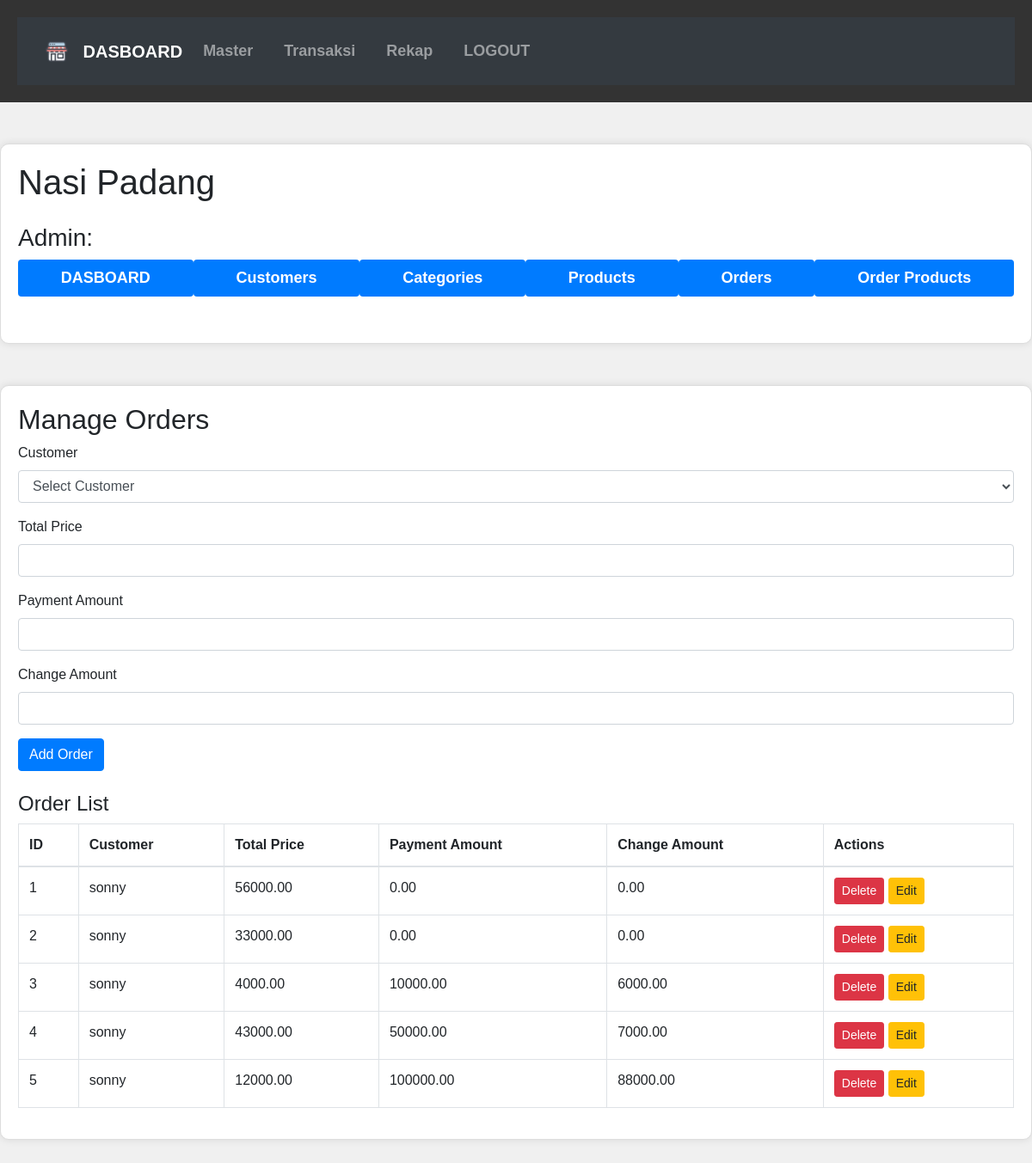
/orders.php, run on the app's committed database.
### tables this page shows
CREATE TABLE orders (
  id int(11) NOT NULL,
  customer_id int(11) DEFAULT NULL,
  total_price decimal(10,2) NOT NULL,
  payment_amount decimal(10,2) NOT NULL,
  change_amount decimal(10,2) NOT NULL,
  order_date timestamp NOT NULL DEFAULT current_timestamp()
);

CREATE TABLE customers (
  id int(11) NOT NULL,
  name varchar(255) NOT NULL,
  phone varchar(20) DEFAULT NULL,
  email varchar(255) DEFAULT NULL
);

### orders.php (the view, shortened to what this page needs)
<?php
include 'config.php';
$orders = mysqli_query($conn, "SELECT orders.*, customers.name AS customer_name FROM orders JOIN customers ON orders.customer_id = customers.id");
?>
<!DOCTYPE html>
<html lang="en">
<head>
    <link rel="stylesheet" href="https://stackpath.bootstrapcdn.com/bootstrap/4.5.2/css/bootstrap.min.css">
</head>
<body>
<?php include"header.php"; ?>
<?php include"headmaster.php"; ?>
<div class="container mt-5">
    <h2>Manage Orders</h2>
    <form method="POST" class="mb-4">
        <div class="form-group">
            <label>Customer</label>
            <select name="customer_id" class="form-control" required>
                <option value="">Select Customer</option>
            </select>
        </div>
        <div class="form-group">
            <label>Total Price</label>
            <input type="number" name="total_price" class="form-control" required>
        </div>
        <div class="form-group">
            <label>Payment Amount</label>
            <input type="number" name="payment_amount" class="form-control" required>
        </div>
        <div class="form-group">
            <label>Change Amount</label>
            <input type="number" name="change_amount" class="form-control" required>
        </div>
        <button type="submit" name="add_order" class="btn btn-primary">Add Order</button>
    </form>
    <h4>Order List</h4>
    <table class="table table-bordered">
        <thead>
            <tr>
                <th>ID</th>
                <th>Customer</th>
                <th>Total Price</th>
                <th>Payment Amount</th>
                <th>Change Amount</th>
                <th>Actions</th>
            </tr>
        </thead>
        <tbody>
            <?php while ($order = mysqli_fetch_assoc($orders)) { ?>
                <tr>
                    <td><?= $order['id']; ?></td>
                    <td><?= $order['customer_name']; ?></td>
                    <td><?= $order['total_price']; ?></td>
                    <td><?= $order['payment_amount']; ?></td>
                    <td><?= $order['change_amount']; ?></td>
                    <td>
                        <a href="orders.php?delete=<?= $order['id']; ?>" class="btn btn-danger btn-sm">Delete</a>
                        <button class="btn btn-warning btn-sm" data-toggle="modal" data-target="#updateModal<?= $order['id']; ?>">Edit</button>
                    </td>
                </tr>
            <?php } ?>
        </tbody>
    </table>
</div>
</body>
</html>

### headmaster.php (style rules this page uses)
body { font-family: Arial, sans-serif; background-color: #f0f0f0; }
.container { max-width: 1200px; margin: 40px auto; padding: 20px; background-color: #fff; border: 1px solid #ddd; border-radius: 10px; box-shadow: 0 0 10px rgba(0, 0, 0, 0.1); }

### data on the page
orders: id "1", customer.name "sonny", total_price "56000.00", payment_amount "0.00", change_amount "0.00"
orders: id "2", customer.name "sonny", total_price "33000.00", payment_amount "0.00", change_amount "0.00"
orders: id "3", customer.name "sonny", total_price "4000.00", payment_amount "10000.00", change_amount "6000.00"
orders: id "4", customer.name "sonny", total_price "43000.00", payment_amount "50000.00", change_amount "7000.00"
orders: id "5", customer.name "sonny", total_price "12000.00", payment_amount "100000.00", change_amount "88000.00"
